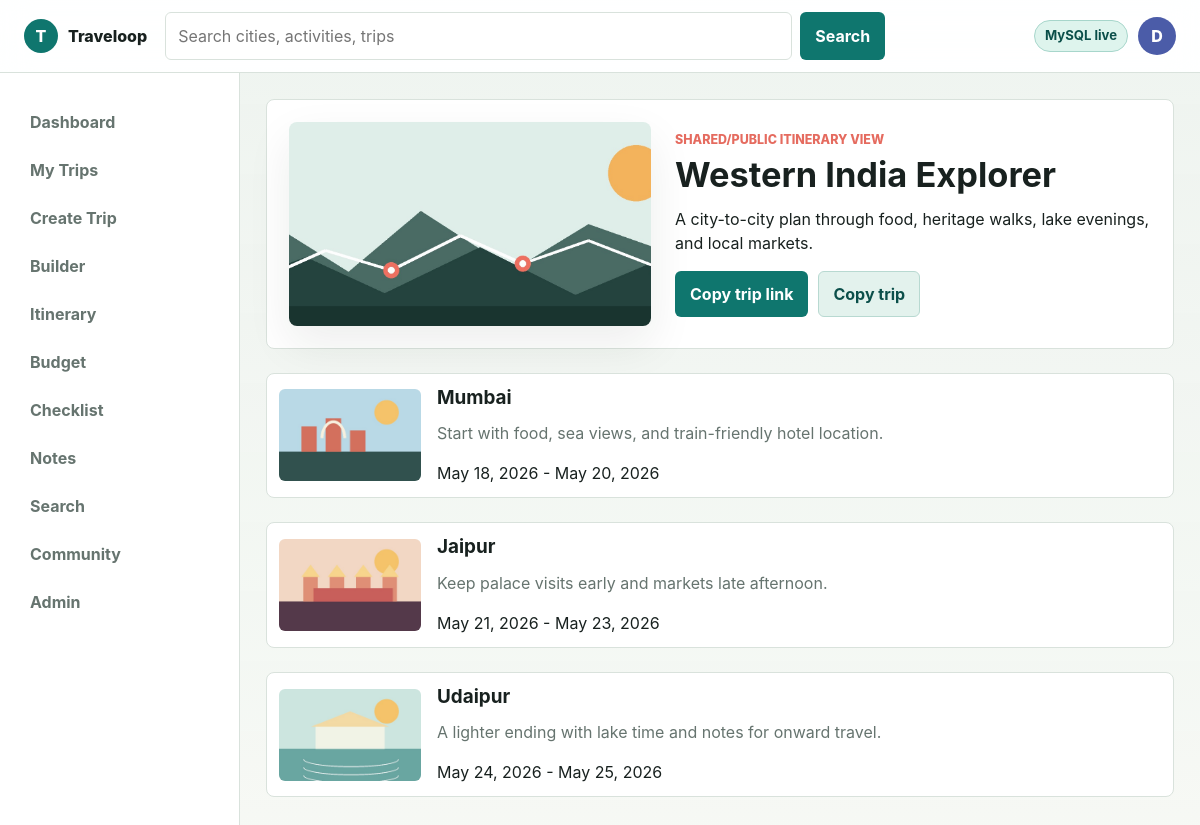
Page /share/west-loop on the committed database.
### tables this page shows
CREATE TABLE trips (
    id INT UNSIGNED AUTO_INCREMENT PRIMARY KEY,
    user_id INT UNSIGNED NOT NULL,
    name VARCHAR(160) NOT NULL,
    description TEXT NULL,
    start_date DATE NULL,
    end_date DATE NULL,
    cover_photo VARCHAR(255) NULL,
    budget_limit DECIMAL(10,2) NOT NULL DEFAULT 0,
    status ENUM('ongoing', 'upcoming', 'completed') NOT NULL DEFAULT 'upcoming',
    visibility ENUM('private', 'friends', 'public') NOT NULL DEFAULT 'private',
    share_code VARCHAR(40) NOT NULL UNIQUE,
    created_at TIMESTAMP DEFAULT CURRENT_TIMESTAMP,
    updated_at TIMESTAMP DEFAULT CURRENT_TIMESTAMP ON UPDATE CURRENT_TIMESTAMP,
    CONSTRAINT fk_trips_user FOREIGN KEY (user_id) REFERENCES users(id) ON DELETE CASCADE
);

CREATE TABLE trip_stops (
    id INT UNSIGNED AUTO_INCREMENT PRIMARY KEY,
    trip_id INT UNSIGNED NOT NULL,
    city_id INT UNSIGNED NOT NULL,
    start_date DATE NULL,
    end_date DATE NULL,
    sort_order INT UNSIGNED NOT NULL DEFAULT 1,
    note TEXT NULL,
    created_at TIMESTAMP DEFAULT CURRENT_TIMESTAMP,
    CONSTRAINT fk_stops_trip FOREIGN KEY (trip_id) REFERENCES trips(id) ON DELETE CASCADE,
    CONSTRAINT fk_stops_city FOREIGN KEY (city_id) REFERENCES cities(id) ON DELETE RESTRICT
);

CREATE TABLE cities (
    id INT UNSIGNED AUTO_INCREMENT PRIMARY KEY,
    name VARCHAR(140) NOT NULL,
    country VARCHAR(120) NOT NULL,
    region VARCHAR(120) NOT NULL,
    cost_index INT UNSIGNED NOT NULL DEFAULT 50,
    popularity INT UNSIGNED NOT NULL DEFAULT 50,
    image VARCHAR(255) NULL,
    summary TEXT NULL,
    created_at TIMESTAMP DEFAULT CURRENT_TIMESTAMP
);

### app/Core/View.php (called while the page is built, shortened)
<?php
final class View
{
    public static function render(string $template, array $data = []): string
    {
        extract($data, EXTR_SKIP);
        require APP_PATH . '/Views/' . $template . '.php';
        return (string) ob_get_clean();
    }
    public static function page(string $template, array $data = []): void
    {
        $content = self::render($template, $data);
        require APP_PATH . '/Views/layout.php';
    }
}

### app/Controllers/PageController.php (called while the page is built, shortened)
<?php
final class PageController
{
    public function share(string $code): void
    {
        $trip = $this->repo->trips()[0];
        foreach ($this->repo->trips() as $candidate) {
            if (($candidate['share_code'] ?? '') === $code) {
                $trip = $candidate;
            }
        }
        View::page('pages/share', $this->data([
            'title' => 'Shared Itinerary',
            'page' => 'share',
            'trip' => $trip,
            'stops' => $this->repo->stops($trip['id']),
        ]));
    }
    private function data(array $data): array
    {
        return array_merge([
            'user' => $this->repo->user(),
            'dbConnected' => $this->repo->databaseAvailable(),
        ], $data);
    }
}

### public/index.php (called while the page is built, shortened)
<?php
require APP_PATH . '/helpers.php';
require APP_PATH . '/Core/Router.php';
require APP_PATH . '/Core/View.php';
require APP_PATH . '/Models/TravelRepository.php';
require APP_PATH . '/Controllers/PageController.php';
$controller = new PageController(new TravelRepository());
$router = new Router();
$router->get('/', [$controller, 'dashboard']);
$router->get('/dashboard', [$controller, 'dashboard']);
$router->get('/login', [$controller, 'login']);
$router->post('/login', [$controller, 'handleLogin']);
$router->get('/register', [$controller, 'register']);
$router->post('/register', [$controller, 'handleRegister']);
$router->get('/forgot-password', [$controller, 'forgot']);
$router->get('/trips', [$controller, 'trips']);
$router->get('/trips/create', [$controller, 'createTrip']);
$router->post('/trips', [$controller, 'storeTrip']);
$router->get('/trips/{id}', [$controller, 'itinerary']);
$router->get('/trips/{id}/builder', [$controller, 'builder']);
$router->get('/trips/{id}/budget', [$controller, 'budget']);
$router->get('/trips/{id}/checklist', [$controller, 'checklist']);
$router->post('/trips/{id}/checklist', [$controller, 'storeChecklist']);
$router->get('/trips/{id}/notes', [$controller, 'notes']);
$router->post('/trips/{id}/notes', [$controller, 'storeNote']);
$router->get('/trips/{id}/invoice', [$controller, 'invoice']);
$router->get('/search/cities', [$controller, 'citySearch']);
$router->get('/search/activities', [$controller, 'activitySearch']);
$router->get('/community', [$controller, 'community']);
$router->get('/share/{code}', [$controller, 'share']);
$router->get('/profile', [$controller, 'profile']);
$router->get('/admin', [$controller, 'admin']);
$router->dispatch($_SERVER['REQUEST_METHOD'], $_SERVER['REQUEST_URI']);

### app/Models/TravelRepository.php (called while the page is built, shortened)
<?php
final class TravelRepository
{
    public function trips(): array
    {
        return $this->fromDb(function (PDO $pdo): array {
            $stmt = $pdo->query(
                'SELECT t.*,
                    COALESCE(stop_counts.city_count, 0) AS city_count,
                    COALESCE(budget_totals.spent, 0) AS spent
                 FROM trips t
                 LEFT JOIN (
                    SELECT trip_id, COUNT(*) AS city_count
                    FROM trip_stops
                    GROUP BY trip_id
                 ) stop_counts ON stop_counts.trip_id = t.id
                 LEFT JOIN (
                    SELECT trip_id, SUM(estimated_cost) AS spent
                    FROM budget_items
                    GROUP BY trip_id
                 ) budget_totals ON budget_totals.trip_id = t.id
                 ORDER BY t.start_date ASC'
            );
            return $stmt->fetchAll();
        }, $this->sampleTrips());
    }
    public function stops(int|string $tripId): array
    {
        return $this->fromDb(function (PDO $pdo) use ($tripId): array {
            $stmt = $pdo->prepare(
                'SELECT s.*, c.name AS city_name, c.country, c.image
                 FROM trip_stops s
                 JOIN cities c ON c.id = s.city_id
                 WHERE s.trip_id = :trip_id
                 ORDER BY s.sort_order ASC, s.start_date ASC'
            );
            $stmt->execute(['trip_id' => $tripId]);
            $stops = $stmt->fetchAll();
            foreach ($stops as &$stop) {
                $activityStmt = $pdo->prepare(
                    'SELECT a.*, sa.scheduled_time
                     FROM stop_activities sa
                     JOIN activities a ON a.id = sa.activity_id
                     WHERE sa.stop_id = :stop_id
                     ORDER BY sa.scheduled_time ASC'
                );
                $activityStmt->execute(['stop_id' => $stop['id']]);
                $stop['activities'] = $activityStmt->fetchAll();
            }
            return $stops;
        }, $this->sampleStops());
    }
    private function fromDb(callable $callback, mixed $fallback): mixed
    {
        $pdo = Database::connection();
        try {
            return $callback($pdo);
        } catch (Throwable) {
            return $fallback;
        }
    }
    private function sampleTrips(): array
    {
        return [
            [
                'id' => 1,
                'name' => 'Western India Explorer',
                'description' => 'A city-to-city plan through food, heritage walks, lake evenings, and local markets.',
                'start_date' => '2026-05-18',
                'end_date' => '2026-05-25',
                'cover_photo' => 'assets/img/traveloop-cover.jpg',
                'budget_limit' => 2200,
                'status' => 'ongoing',
                'share_code' => 'west-loop',
                'city_count' => 3,
                'spent' => 1840,
            ],
            [
                'id' => 2,
                'name' => 'Coastal Food Trail',
                'description' => 'A short Kochi getaway planned around ferry rides, cafes, and spice markets.',
                'start_date' => '2026-06-12',
                'end_date' => '2026-06-16',
                'cover_photo' => 'assets/img/city-kochi.jpg',
                'budget_limit' => 1200,
                'status' => 'upcoming',
                'share_code' => 'coast-food',
                'city_count' => 1,
                'spent' => 790,
            ],
            [
                'id' => 3,
                'name' => 'Royal Weekend',
                'description' => 'Jaipur palaces, stepwells, textiles, and a compact activity calendar.',
                'start_date' => '2026-04-04',
                'end_date' => '2026-04-07',
                'cover_photo' => 'assets/img/city-jaipur.jpg',
                'budget_limit' => 950,
                'status' => 'completed',
                'share_code' => 'royal-weekend',
                'city_count' => 1,
                'spent' => 880,
            ],
        ];
    }
    private function sampleStops(): array
    {
        return [
            [
                'id' => 1,
                'trip_id' => 1,
                'city_id' => 1,
                'city_name' => 'Mumbai',
                'country' => 'India',
                'image' => 'assets/img/city-mumbai.jpg',
                'start_date' => '2026-05-18',
                'end_date' => '2026-05-20',
                'sort_order' => 1,
                'note' => 'Start with food, sea views, and train-friendly hotel location.',
                'activities' => [
                    ['name' => 'Colaba heritage walk', 'type' => 'Sightseeing', 'scheduled_time' => '09:30:00', 'duration_hours' => 3, 'cost' => 35],
                    ['name' => 'Local food crawl', 'type' => 'Food', 'scheduled_time' => '18:00:00', 'duration_hours' => 4, 'cost' => 48],
                ],
            ],
            [
                'id' => 2,
                'trip_id' => 1,
                'city_id' => 2,
                'city_name' => 'Jaipur',
                'country' => 'India',
                'image' => 'assets/img/city-jaipur.jpg',
                'start_date' => '2026-05-21',
                'end_date' => '2026-05-23',
                'sort_order' => 2,
                'note' => 'Keep palace visits early and markets late afternoon.',
                'activities' => [
                    ['name' => 'Amber Fort morning', 'type' => 'History', 'scheduled_time' => '08:00:00', 'duration_hours' => 4, 'cost' => 42],
                    ['name' => 'Textile bazaar route', 'type' => 'Shopping', 'scheduled_time' => '16:30:00', 'duration_hours' => 2, 'cost' => 22],
                ],
            ],
            [
                'id' => 3,
                'trip_id' => 1,
                'city_id' => 3,
                'city_name' => 'Udaipur',
                'country' => 'India',
                'image' => 'assets/img/city-udaipur.jpg',
                'start_date' => '2026-05-24',
                'end_date' => '2026-05-25',
                'sort_order' => 3,
                'note' => 'A lighter ending with lake time and notes for onward travel.',
                'activities' => [
                    ['name' => 'Lake Pichola sunset boat', 'type' => 'Relaxed', 'scheduled_time' => '17:45:00', 'duration_hours' => 2, 'cost' => 28],
                ],
            ],
        ];
    }
}

### app/helpers.php (called while the page is built, shortened)
<?php
function e(mixed $value): string
{
    return htmlspecialchars((string) $value, ENT_QUOTES, 'UTF-8');
}
function url(string $path = ''): string
{
    $base = defined('APP_BASE') ? APP_BASE : '';
    $path = '/' . ltrim($path, '/');
    return $base . ($path === '/' ? '' : $path);
}
function asset(string $path): string
{
    return url($path);
}
function pretty_date(?string $date): string
{
    return date('M j, Y', strtotime($date));
}
function date_range(?string $start, ?string $end): string
{
    return pretty_date($start) . ' - ' . pretty_date($end);
}

### app/Views/pages/share.php (the view)
<section class="public-hero">
    <img src="<?= asset($trip['cover_photo']) ?>" alt="">
    <div>
        <p class="eyebrow">Shared/Public Itinerary View</p>
        <h1><?= e($trip['name']) ?></h1>
        <p><?= e($trip['description']) ?></p>
        <div class="button-row">
            <button class="button primary" type="button" data-copy="<?= e(url('/share/' . $trip['share_code'])) ?>">Copy trip link</button>
            <a class="button secondary" href="<?= url('/trips/create') ?>">Copy trip</a>
        </div>
    </div>
</section>
<section class="readonly-itinerary">
    <?php foreach ($stops as $stop): ?>
        <article class="wide-row">
            <img src="<?= asset($stop['image']) ?>" alt="">
            <div>
                <h2><?= e($stop['city_name']) ?></h2>
                <p><?= e($stop['note']) ?></p>
                <span><?= e(date_range($stop['start_date'], $stop['end_date'])) ?></span>
            </div>
        </article>
    <?php endforeach; ?>
</section>

### app/Core/Router.php (shortened to what this page needs)
<?php
final class Router
{
    private array $routes = [];
    private function add(string $method, string $pattern, callable|array $handler): void
    {
        $this->routes[] = [
            'method' => $method,
            'pattern' => $pattern,
            'regex' => $this->compile($pattern),
            'handler' => $handler,
        ];
    }
    public function dispatch(string $method, string $uri): void
    {
        $path = parse_url($uri, PHP_URL_PATH) ?: '/';
        $path = '/' . trim($path, '/');
        foreach ($this->routes as $route) {
            if ($route['method'] !== $method) {
                continue;
            }
            if (preg_match($route['regex'], $path, $matches)) {
                $params = array_filter($matches, 'is_string', ARRAY_FILTER_USE_KEY);
                call_user_func_array($route['handler'], $params);
                return;
            }
        }
    }
    private function compile(string $pattern): string
    {
        $regex = preg_replace('#\{([a-zA-Z_][a-zA-Z0-9_]*)\}#', '(?P<$1>[^/]+)', $pattern);
        return '#^' . $regex . '$#';
    }
}

### rows in the picture
trips: cover_photo (picture), name "Western India Explorer", description "A city-to-city plan through food, heritage walks, lake evenings, and local markets."
trip_stops: city.image (picture), city.name "Mumbai", note "Start with food, sea views, and train-friendly hotel location.", date_range($stop['start_date'], $stop['end_date']) "May 18, 2026 - May 20, 2026"
trip_stops: city.image (picture), city.name "Jaipur", note "Keep palace visits early and markets late afternoon.", date_range($stop['start_date'], $stop['end_date']) "May 21, 2026 - May 23, 2026"
trip_stops: city.image (picture), city.name "Udaipur", note "A lighter ending with lake time and notes for onward travel.", date_range($stop['start_date'], $stop['end_date']) "May 24, 2026 - May 25, 2026"
